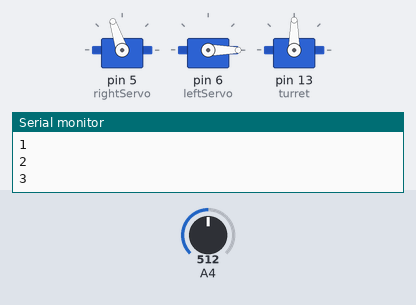
A sketch run on a simulated Arduino Uno, built with avr-gcc and run on an emulated ATmega328P. Shown: 3 × servo, the last lines printed to the serial monitor. The test bench sets the inputs (shaded band); at power-on: A4 = 512. Random numbers use the default seed unless the sketch sets one.

Above: at 0.2 s.
At 0.9 s:
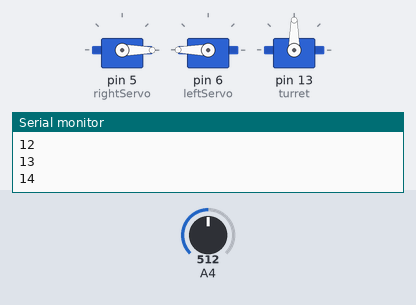
At 1.6 s:
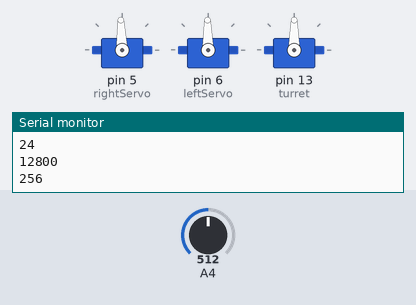
Timing chart, 0 to 3.1 s (numbered marks = the images above):
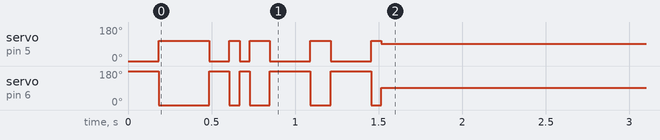

The sketch:

configuration.ino.ino
```cpp
#include <Servo.h>
#include <NewPing.h>
#include <SharpIR.h>

Servo leftServo;
Servo rightServo;
Servo turret;

NewPing BLeftPing(8, 8, 20);
NewPing FLeftPing(9, 9, 20);
NewPing FRightPing(10, 10, 20);
NewPing BRightPing(11, 11, 20);

SharpIR IRTop(A3, 25, 93, 20150);

#define leftStopValue 91
#define rightStopValue 92
#define angleRotationTime 15
#define topServoStraight 90
#define topServoRight 4
#define topServoLeft 180


int leftStandardSpeed = leftStopValue + 200;
int rightStandardSpeed = rightStopValue - 200;
//for bottom LDR's. when value is higher than dark, it is off the line.
int dark = 0;
//top LDR when it is below dark then it is in shade
int topDark = 0;


void setup() {
  // put your setup code here, to run once:
  Serial.begin(9600);

  rightServo.attach(5);
  leftServo.attach(6);
  turret.attach(13);
  stopServos();

  pinMode(A0, INPUT);
  pinMode(A1, INPUT);
  pinMode(A2, INPUT);
  pinMode(A4, INPUT);

  calibrateLDR();
  //findClosestObjectTurret();

}

void loop() {
  // put your main code here, to run repeatedly:
  //int dist = FRightPing.ping_cm();
}

void followLine() {
  if (analogRead(A1) > dark) {
    turnUntilDark();
  }
  else {
    moveStraight(5);
  }
}

void moveStraight(unsigned int distance) {

  rightServo.write(rightStandardSpeed);
  leftServo.write(leftStandardSpeed);
  delay(distance+50);
  stopServos();
}

void moveBack(unsigned int distance){
  rightServo.write(-rightStandardSpeed);
  leftServo.write(-leftStandardSpeed);
  delay(distance+50);

  stopServos();
}

void turnAngle(float angle) {


  if (angle > 0) {
    rightServo.write(rightStandardSpeed);
    leftServo.write(-leftStandardSpeed);


  }
  else if (angle < 0) {
    leftServo.write(leftStandardSpeed);
    rightServo.write(-rightStandardSpeed);
    angle = angle * -1;

  }
  // angle * 44 is roughly the time it takes at standard speed to turn that angle.
  angle = angle * angleRotationTime;

  delay(angle);
  stopServos();

}

void turnUntilDark() {
  int i = 1;

  while (analogRead(A1) > dark) {
    turnAngle(i);
    i++;
    if (analogRead(A1) < dark) {
      break;
    }
    turnAngle(-i);
    i++;
  }

}

void stopServos() {
  rightServo.write(rightStopValue);
  leftServo.write(leftStopValue);
}

void calibrateLDR() {

  int average = (analogRead(A0) + analogRead(A2)) / 2;
  dark = (average + analogRead(A1)) / 2;
  int total = 0;

  for (int i=  0; i< 25; i++){
    Serial.println(i);
    total=total+analogRead(A4);
    randomMove();

  }
  Serial.println(total);
  topDark = total/50;
  Serial.println(topDark);

}

void turnTopServo(int angle) {

  angle = angle + 90;
  if (angle < topServoRight) {
    angle = topServoRight;
  }
  turret.write(angle);

}

void findClosestObjectTurret() {
  digitalWrite(12, LOW);
  int closestAngle = 0;
  int closestDistance = 32000;
  turnTopServo(-90);
  delay(1000);
  for (int i = -90 ; i <= 90 ; i++) {
    turnTopServo(i);
    delay(20);
    int dist_cm = IRTop.distance();


    if (dist_cm < closestDistance) {
      closestDistance = dist_cm;
      closestAngle = i;
    }

  }
  digitalWrite(12, HIGH);


}

void randomMove(){
  int direction = random(0,2);

if (direction == 1){
  moveStraight(10);
}else{
  moveBack(10);

}

}
```
